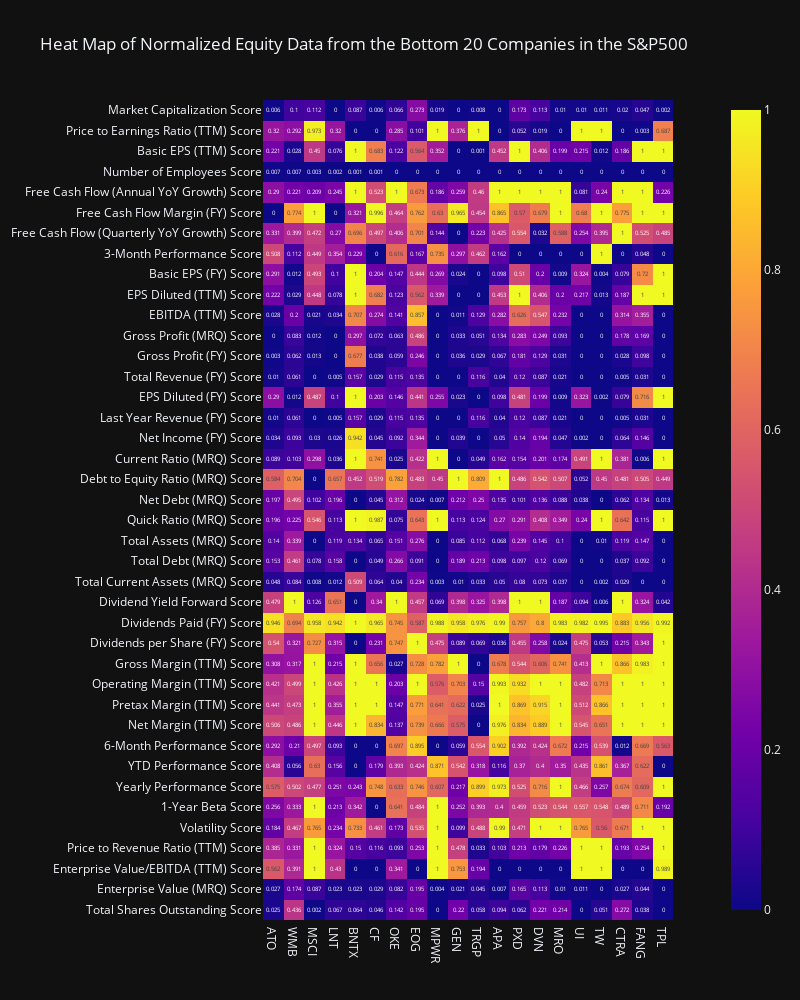
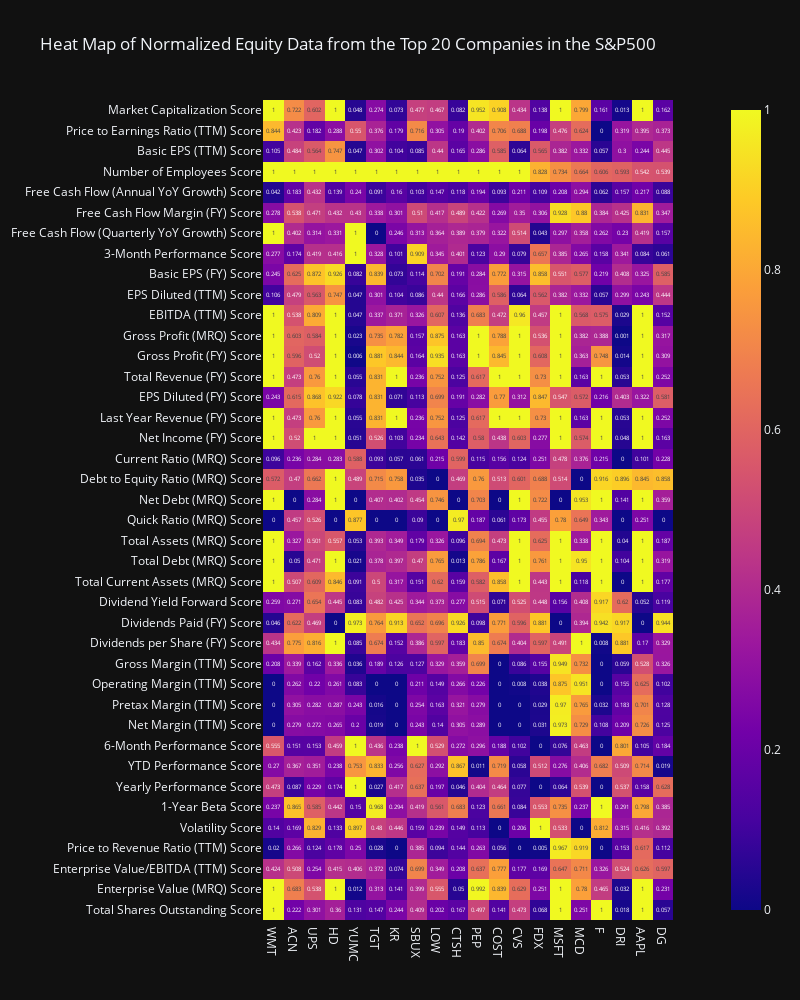

The code cell stored with these charts, in order, in its notebook:
### Code cell
sort_by = 'Number of Employees'

display(
viz.heatmap_plot(
    mega_df,
    'Heat Map of Normalized Equity Data from the Bottom 20 Companies in the S&P500',
    500,
    20,
    True,
    plot_width=800,
    plot_height=1000,
    sort_by=sort_by),
viz.heatmap_plot(
    mega_df,
    'Heat Map of Normalized Equity Data from the Top 20 Companies in the S&P500',
    500,
    20,
    False,
    plot_width=800,
    plot_height=1000,
    sort_by=sort_by))

### Figure 1 — Plotly figure (JSON) as saved in the notebook; plotly's stock layout.template omitted (floating-point values rounded to 4 significant figures; data arrays with more than 128 entries replaced by an {"elided": "..."} marker saying what was removed)
{"data": [{"coloraxis": "coloraxis", "hovertemplate": "x: %{x}<br>y: %{y}<br>color: %{z}<extra></extra>", "name": "0", "texttemplate": "%{z}", "type": "heatmap", "x": ["ATO", "WMB", "MSCI", "LNT", "BNTX", "CF", "OKE", "EOG", "MPWR", "GEN", "TRGP", "APA", "PXD", "DVN", "MRO", "UI", "TW", "CTRA", "FANG", "TPL"], "xaxis": "x", "y": ["Market Capitalization Score", "Price to Earnings Ratio (TTM) Score", "Basic EPS (TTM) Score", "Number of Employees Score", "Free Cash Flow (Annual YoY Growth) Score", "Free Cash Flow Margin (FY) Score", "Free Cash Flow (Quarterly YoY Growth) Score", "3-Month Performance Score", "Basic EPS (FY) Score", "EPS Diluted (TTM) Score", "EBITDA (TTM) Score", "Gross Profit (MRQ) Score", "Gross Profit (FY) Score", "Total Revenue (FY) Score", "EPS Diluted (FY) Score", "Last Year Revenue (FY) Score", "Net Income (FY) Score", "Current Ratio (MRQ) Score", "Debt to Equity Ratio (MRQ) Score", "Net Debt (MRQ) Score", "Quick Ratio (MRQ) Score", "Total Assets (MRQ) Score", "Total Debt (MRQ) Score", "Total Current Assets (MRQ) Score", "Dividend Yield Forward Score", "Dividends Paid (FY) Score", "Dividends per Share (FY) Score", "Gross Margin (TTM) Score", "Operating Margin (TTM) Score", "Pretax Margin (TTM) Score", "Net Margin (TTM) Score", "6-Month Performance Score", "YTD Performance Score", "Yearly Performance Score", "1-Year Beta Score", "Volatility Score", "Price to Revenue Ratio (TTM) Score", "Enterprise Value/EBITDA (TTM) Score", "Enterprise Value (MRQ) Score", "Total Shares Outstanding Score"], "yaxis": "y", "z": {"elided": "40x20 float values"}}], "layout": {"coloraxis": {"colorscale": [[0, "#0d0887"], [0.1111, "#46039f"], [0.2222, "#7201a8"], [0.3333, "#9c179e"], [0.4444, "#bd3786"], [0.5556, "#d8576b"], [0.6667, "#ed7953"], [0.7778, "#fb9f3a"], [0.8889, "#fdca26"], [1, "#f0f921"]]}, "height": 1000, "title": {"text": "Heat Map of Normalized Equity Data from the Bottom 20 Companies in the S&P500"}, "width": 800, "xaxis": {"anchor": "y", "constrain": "domain", "domain": [0, 1], "scaleanchor": "y"}, "yaxis": {"anchor": "x", "autorange": "reversed", "constrain": "domain", "domain": [0, 1]}}}

### Figure 2 — Plotly figure (JSON) as saved in the notebook; plotly's stock layout.template omitted (floating-point values rounded to 4 significant figures; data arrays with more than 128 entries replaced by an {"elided": "..."} marker saying what was removed)
{"data": [{"coloraxis": "coloraxis", "hovertemplate": "x: %{x}<br>y: %{y}<br>color: %{z}<extra></extra>", "name": "0", "texttemplate": "%{z}", "type": "heatmap", "x": ["WMT", "ACN", "UPS", "HD", "YUMC", "TGT", "KR", "SBUX", "LOW", "CTSH", "PEP", "COST", "CVS", "FDX", "MSFT", "MCD", "F", "DRI", "AAPL", "DG"], "xaxis": "x", "y": ["Market Capitalization Score", "Price to Earnings Ratio (TTM) Score", "Basic EPS (TTM) Score", "Number of Employees Score", "Free Cash Flow (Annual YoY Growth) Score", "Free Cash Flow Margin (FY) Score", "Free Cash Flow (Quarterly YoY Growth) Score", "3-Month Performance Score", "Basic EPS (FY) Score", "EPS Diluted (TTM) Score", "EBITDA (TTM) Score", "Gross Profit (MRQ) Score", "Gross Profit (FY) Score", "Total Revenue (FY) Score", "EPS Diluted (FY) Score", "Last Year Revenue (FY) Score", "Net Income (FY) Score", "Current Ratio (MRQ) Score", "Debt to Equity Ratio (MRQ) Score", "Net Debt (MRQ) Score", "Quick Ratio (MRQ) Score", "Total Assets (MRQ) Score", "Total Debt (MRQ) Score", "Total Current Assets (MRQ) Score", "Dividend Yield Forward Score", "Dividends Paid (FY) Score", "Dividends per Share (FY) Score", "Gross Margin (TTM) Score", "Operating Margin (TTM) Score", "Pretax Margin (TTM) Score", "Net Margin (TTM) Score", "6-Month Performance Score", "YTD Performance Score", "Yearly Performance Score", "1-Year Beta Score", "Volatility Score", "Price to Revenue Ratio (TTM) Score", "Enterprise Value/EBITDA (TTM) Score", "Enterprise Value (MRQ) Score", "Total Shares Outstanding Score"], "yaxis": "y", "z": {"elided": "40x20 float values"}}], "layout": {"coloraxis": {"colorscale": [[0, "#0d0887"], [0.1111, "#46039f"], [0.2222, "#7201a8"], [0.3333, "#9c179e"], [0.4444, "#bd3786"], [0.5556, "#d8576b"], [0.6667, "#ed7953"], [0.7778, "#fb9f3a"], [0.8889, "#fdca26"], [1, "#f0f921"]]}, "height": 1000, "title": {"text": "Heat Map of Normalized Equity Data from the Top 20 Companies in the S&P500"}, "width": 800, "xaxis": {"anchor": "y", "constrain": "domain", "domain": [0, 1], "scaleanchor": "y"}, "yaxis": {"anchor": "x", "autorange": "reversed", "constrain": "domain", "domain": [0, 1]}}}
